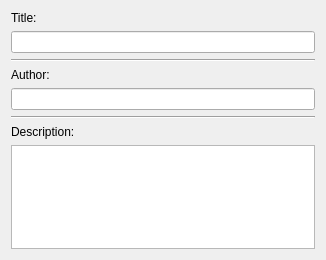
<?xml version="1.0" encoding="UTF-8"?>
<ui version="4.0">
 <class>ProjectInfo</class>
 <widget class="QWidget" name="ProjectInfo">
  <property name="geometry">
   <rect>
    <x>0</x>
    <y>0</y>
    <width>326</width>
    <height>260</height>
   </rect>
  </property>
  <property name="windowTitle">
   <string>Project Information</string>
  </property>
  <layout class="QGridLayout" name="gridLayout">
   <item row="0" column="0">
    <layout class="QVBoxLayout" name="verticalLayout_4">
     <item>
      <layout class="QVBoxLayout" name="verticalLayout">
       <item>
        <widget class="QLabel" name="label">
         <property name="text">
          <string>Title:</string>
         </property>
        </widget>
       </item>
       <item>
        <widget class="QLineEdit" name="m_title"/>
       </item>
      </layout>
     </item>
     <item>
      <widget class="Line" name="line">
       <property name="orientation">
        <enum>Qt::Horizontal</enum>
       </property>
      </widget>
     </item>
     <item>
      <layout class="QVBoxLayout" name="verticalLayout_2">
       <item>
        <widget class="QLabel" name="label_2">
         <property name="text">
          <string>Author:</string>
         </property>
        </widget>
       </item>
       <item>
        <widget class="QLineEdit" name="m_author"/>
       </item>
      </layout>
     </item>
     <item>
      <widget class="Line" name="line_2">
       <property name="orientation">
        <enum>Qt::Horizontal</enum>
       </property>
      </widget>
     </item>
     <item>
      <layout class="QVBoxLayout" name="verticalLayout_3">
       <item>
        <widget class="QLabel" name="label_3">
         <property name="text">
          <string>Description:</string>
         </property>
        </widget>
       </item>
       <item>
        <widget class="QTextEdit" name="m_description"/>
       </item>
      </layout>
     </item>
    </layout>
   </item>
  </layout>
  <zorder>line</zorder>
  <zorder>m_description</zorder>
 </widget>
 <resources/>
 <connections/>
</ui>
